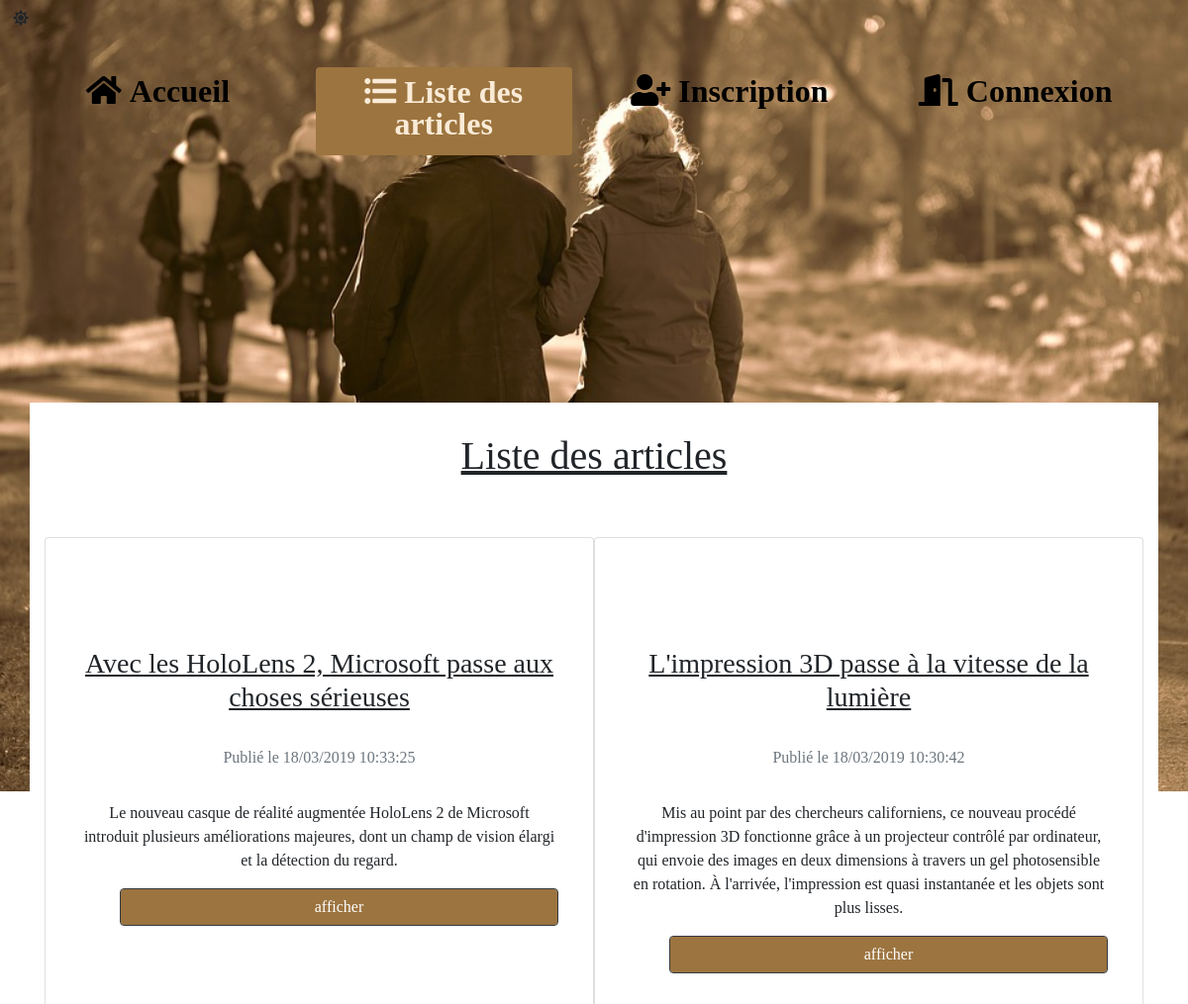
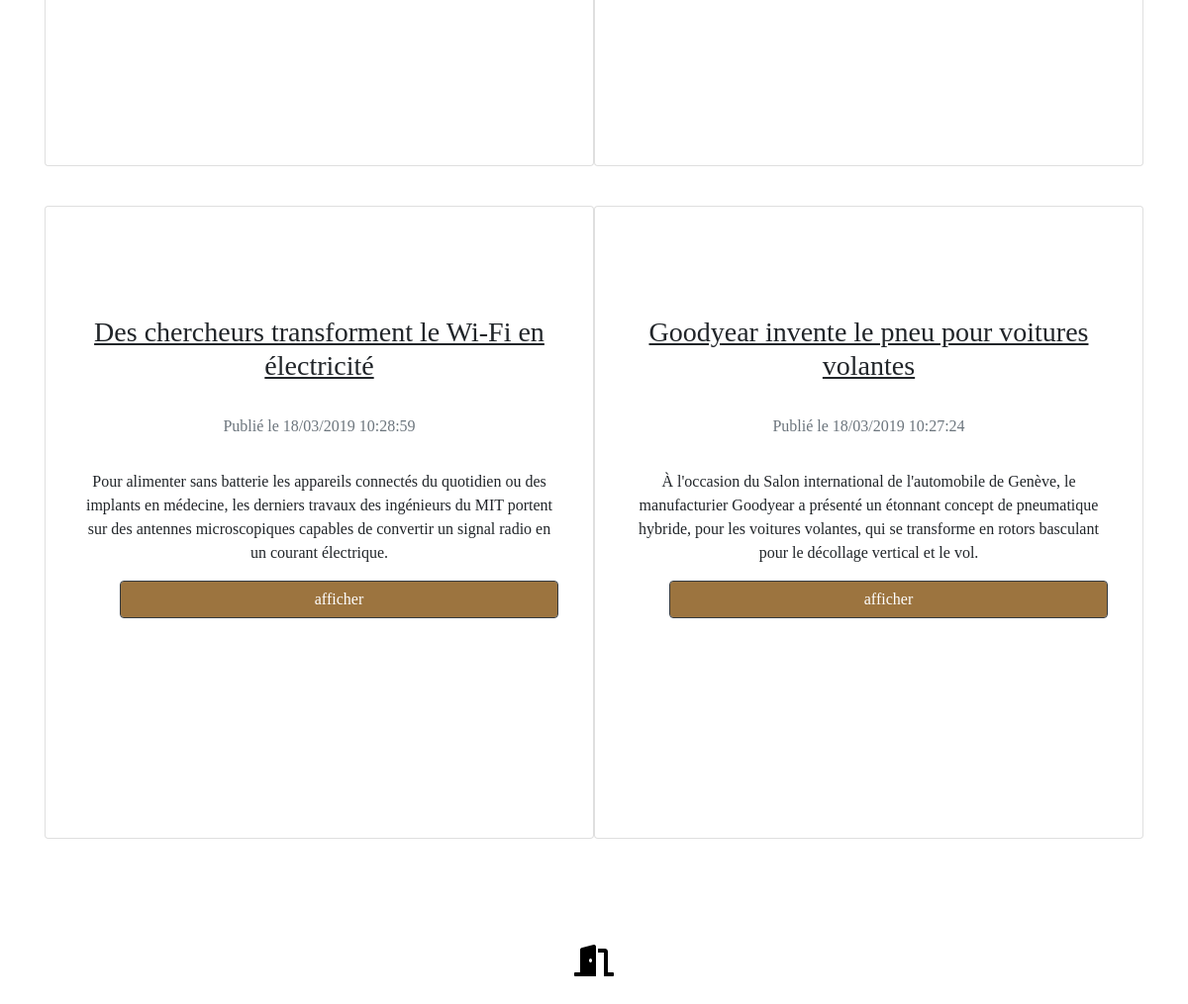
The app's page /?route=liste_des_Articles with its own data (2 pictures, top to bottom).
### tables this page shows
CREATE TABLE IF NOT EXISTS `post` (
  `id` int(11) NOT NULL AUTO_INCREMENT,
  `title` varchar(255) NOT NULL,
  `chapo` text NOT NULL,
  `contained` text NOT NULL,
  `author` varchar(255) NOT NULL,
  `date_post` datetime NOT NULL,
  PRIMARY KEY (`id`)
);

### src/DAO/Database.php (called while the page is built, shortened)
<?php
class Database
{
    private static $myConfig;
    private static $db = NULL;
    private static $sql = 'mysql:host';
    private static $host;
    private static $dbn = 'dbname';
    private static $name;
    private static $charset = 'charset';
    private static $namecharset;
    private static $username;
    private static $pass;
    private static $mode = [PDO::ATTR_ERRMODE => PDO::ERRMODE_WARNING];
    public static function get()
    {
        self::$myConfig = parse_ini_file("config.ini", true);
        self::$name = self::$myConfig['Database']['dbname'];
        self::$host = self::$myConfig['Database']['host'];
        self::$namecharset = self::$myConfig['Database']['charset'];
        self::$username = self::$myConfig['Database']['username'];
        self::$pass = self::$myConfig['Database']['pass'];
        if (!(self::$db instanceof self)) {
            try {
                self::$db = new PDO(self::$sql . '=' . self::$host . ';' . self::$dbn . '=' . self::$name .
                    ';' . self::$charset . '=' . self::$namecharset, self::$username, self::$pass,
                    self::$mode);
            } catch (Exception $e) {
                echo 'Échec de la connexion : ' . $e->getMessage();
                exit;
            }
        }
        return self::$db;
    }
}

### src/Controller/BackController.php (called while the page is built, shortened)
<?php
class BackController
{
    public function isUserConnected()
    {
        return isset($_SESSION['pseudo']);
    }
}

### src/Controller/Frontcontroller.php (called while the page is built, shortened)
<?php
class FrontController
{
    private $view;
    private $post;
    public function __construct()
    {
        $this->post = new Post;
        $this->view = new View;
    }
    public function displayPost()
    {
        $post = $this->post->postSelectDisplay();
        $this->view->render('display_post_list_view', ['post' => $post]);
    }
}

### Public/index.php (called while the page is built, shortened)
<?php
require '../src/DAO/Database.php';
require '../Config/autoloader.php';
$index = new App\Config\Router;
$index->run();

### Config/Autoloader.php (called while the page is built, shortened)
<?php
class Autoloader
{
    public static function autoload($class)
    {
        $class = str_replace('App', '', $class);
        $class = str_replace('\\', '/', $class);
    }
}

### src/DAO/Post.php (called while the page is built, shortened)
<?php
class Post
{
    private $db;
    function __construct()
    {
        $this->db = Database::get();
    }
    public function postSelectDisplay()
    {
        $sql = "SELECT  title,chapo,id,DATE_FORMAT(date_post,'%d/%m/%Y %H:%i:%s')AS datePost
                FROM post ORDER BY date_post DESC ";
        $data = $this->db->prepare($sql);
        $data->execute();
        return $data;
    }
}

### Template/display_post_list_view.php (the view, shortened to what this page needs)
<?php
$this->title = 'Liste des articles';
?>
<div class="container">
    <div class="row">
        <h1 style="text-decoration: underline;margin-top: 30px">Liste des articles</h1>
    </div>
    <div class="row">
        <?php
        while ($donne = $post->fetch()) { ?>
            <div class="card col-lg-6"
                 style="width: 50rem;height: 40rem;margin-top: 20px;margin-bottom: 20px">
                <div class="card-body">
                    <h3 class="card-title"
                        style="margin-top: 90px;text-decoration: underline"><?= $donne['title'] ?></h3>
                    <h6 class="card-subtitle mb-2 text-muted"
                        style="margin-top: 35px">Publié le <?= $donne['datePost'] ?></h6>
                    <p class="card-btn" style="margin-top: 35px"><?= $donne['chapo'] ?></p>
                    <form action='?route=Afficher_un_Article' method='POST' class="form-group">
                        <ul>
                            <li style="list-style-type: none;">
                                <button type='submit' name='display_poste' class="btnColor btn-dark form-control">
                                    afficher
                                </button>
                            </li>
                                   value="<?= $donne['id']; ?>"/></ul>
                    </form>
                </div>
            </div>
        <?php } ?>
    </div>
</div>

### Template/menu.php
<?php
$control = new \App\src\Controller\BackController;
if ($control->isUserConnected() === true) {
    ?>
    <div class="container-fluid" style="background-color: rgba(255, 255, 255,0);">
        <div class="nav">
            <ul class="nav nav-pills col-lg-12">
                <li class="nav-item col-lg-3" style="list-style-type: none;"><a
                            id="menu" <?php if ($_GET['route'] === 'Accueil') {
                        echo 'class="nav-link active"';
                    } ?>
                            href="?route=Accueil"><i class="fas fa-home"> Accueil</i></a></li>
                <li class="nav-item col-lg-3" style="list-style-type: none;"><a
                            id="menu" <?php if ($_GET['route'] === 'liste_des_Articles') {
                        echo 'class="nav-link active"';
                    } ?>
                            href='?route=liste_des_Articles'><i class="fas fa-list-ul"> Liste des articles</i></a></li>
                <li class="nav-item col-lg-3" style="list-style-type: none;"><a
                            id="menu" <?php if ($_GET['route'] === 'Administration') {
                        echo 'class="nav-link active"';
                    } ?>
                            href='?route=Administration'><i class="fas fa-toolbox"> Administration</i></a>
                </li>
                <li class="nav-item col-lg-3" style="list-style-type: none;"><a
                            id="menu" <?php if ($_GET['route'] === 'Connexion') {
                        echo 'class="nav-link active"';
                    } ?>
                            href='?route=Connexion'><i class="fas fa-door-open"> Déconnexion</i></a>
                </li>
            </ul>
        </div>
    </div>
    <?php
} else {
    ?>
    <div class="container-fluid">
        <div class="nav">
            <ul class="nav nav-pills col-lg-12">
                <li class="nav-item col-lg-3" style="list-style-type: none;"><a
                            id="menu" <?php if ($_GET['route'] === 'Accueil') {
                        echo 'class="nav-link active"';
                    } ?>
                            href="?route=Accueil"><i class="fas fa-home"> Accueil</i></a></li>
                <li class="nav-item col-lg-3" style="list-style-type: none;"><a
                            id="menu" <?php if ($_GET['route'] === 'liste_des_Articles') {
                        echo 'class="nav-link active"';
                    } ?>
                            href="?route=liste_des_Articles"><i class="fas fa-list-ul"> Liste des articles</i></a></li>
                <li class="nav-item col-lg-3" style="list-style-type: none;"><a
                            id="menu" <?php if ($_GET['route'] === 'Enregistrement') {
                        echo 'class="nav-link active"';
                    } ?>
                            href="?route=Enregistrement"><i class="fas fa-user-plus"> Inscription</i></a>
                </li>
                <li class="nav-item col-lg-3" style="list-style-type: none;"><a
                            id="menu" <?php if ($_GET['route'] === 'Connexion') {
                        echo 'class="nav-link active"';
                    } ?>
                            href='?route=Connexion'><i class="fas fa-door-open"> Connexion</i></a>
                </li>
            </ul>
        </div>
    </div>
    <?php
}
?>

### Template/footer.php
<?php
$control = new \App\src\Controller\BackController;
if ($control->isUserConnected() === true) {
    ?>
    <div class=" col-lg-12">
        <div class="row">
            <div class="col-sm-2">
                <a href='?route=Connexion'
                   class="footer" id="link">
                    <i class="fas fa-door-open"></i> </a>
            </div>
            <div class="col-sm-2">
                <a href='?route=Administration'
                   class="footer" id="link">
                    <i class="fas fa-toolbox"></i> </a>
            </div>
        </div>
    </div>
    <?php
} else {
    ?>
    <div class="col-lg-12">
        <div class="row">
            <div class="col-sm-2">
                <a href='?route=Connexion'
                   class="footer" id="link">
                    <i class="fas fa-door-open"></i> </a>
            </div>
        </div>
    </div>
<?php }

### Template/home.php (shortened to what this page needs)
<!DOCTYPE html>
<html>
<head>
    <link rel="stylesheet" href="https://stackpath.bootstrapcdn.com/bootstrap/4.2.1/css/bootstrap.min.css"
>
    <link rel="stylesheet" href="../Public/css/view.css"/>
    <link rel="stylesheet" href="../Public/css/view.css"/>
    <link rel="stylesheet" href="https://use.fontawesome.com/releases/v5.7.2/css/all.css"
>
</head>
<body>
<form method="post">
    <button class="btn" value="theme" type="submit"><i class="fas fa-sun"></i></button>
</form>
<header>
    <div id="menu">
        <?= isset($menu) ? $menu : '' ?>
    </div>
</header>
<div class="container">
    <div id="content">
        <?= isset($content) ? $content : '' ?>
    </div>
</div>
<footer>
    <div id="footer">
        <?= isset($footer) ? $footer : '' ?>
    </div>
</footer>
</body>
</html>

### Config/Router.php (shortened to what this page needs)
<?php
class Router
{
    private $front;
    private $control;
    function __construct()
    {
        $this->front = new Frontcontroller;
        $this->control = new BackController;
    }
    public function run()
    {
        if (isset($_GET['route'])) {
            if ($_GET['route'] === 'Enregistrement') {
                $this->front->registration();
            } elseif ($_GET['route'] === 'Accueil') {
                $bool = false;
                $this->front->home($bool);
            } elseif ($_GET['route'] === 'liste_des_Articles') {
                $this->front->displayPost();
            } elseif ($_GET['route'] === 'Connexion') {
                $this->front->connect();
            } elseif ($_GET['route'] === 'Afficher_un_Article') {
                $this->front->displayPostList($_POST['id']);
            } elseif ($_GET['route'] === 'Validation_de_Suppression') {
                $this->control->deleteConfirm($_POST['id']);
            } elseif ($_GET['route'] === 'Confirmation_Ajout_Utilisateur') {
                $this->control->adminTrueUser($_POST['id']);
            } elseif ($_GET['route'] === 'supprimer_utilisateur') {
                $this->control->adminUserTrue($_POST['id']);
            } elseif ($_GET['route'] === 'deconnexion') {
                $this->control->logOut($_POST['deco']);
            } elseif ($_GET['route'] === 'Validation_de_commentaire') {
                $this->control->adminTrueCommentary($_POST['id']);
            } elseif ($_GET['route'] === 'Administration') {
                $bool = false;
                $this->control->admin($bool);
            } elseif ($_GET['route'] === 'Refuser_Commentaire') {
                $this->control->deleteCommentary($_POST['id']);
            }
        } else {
            $bool = false;
            $this->front->home($bool);
        }
    }
}

### src/Model/View.php (shortened to what this page needs)
<?php
class View
{
    private $title;
    public function render($template, $data = [])
    {
        $this->myConfig = parse_ini_file("config.ini", true);
        $this->template = $this->myConfig['View']['template'];
        $this->php = $this->myConfig['View']['extension'];
        $this->home = $this->myConfig['View']['nameFile'];
        $this->menu = $this->myConfig['View']['menu'];
        $this->footer = $this->myConfig['View']['footer'];
        $this->file = $this->template . $template . $this->php;
        $this->footer = $this->template . $this->footer . $this->php;
        $this->menu = $this->template . $this->menu . $this->php;
        $menu = $this->renderFile($this->menu, $data);
        $footer = $this->renderFile($this->footer, $data);
        $content = $this->renderFile($this->file, $data);
        $view = $this->renderFile($this->template . $this->home . $this->php, [
            'title' => $this->title,
            'content' => $content,
            'footer' => $footer,
            'menu' => $menu
        ]);
        echo $view;
    }
    private function renderFile($file, $data)
    {
        if (file_exists($file)) {
            extract($data);
            require $file;
            return ob_get_clean();
        } else {
            echo 'Fichier inexistant';
        }
    }
}

### Public/css/view.css (style rules this page uses)
.container-fluid, .row, .container { justify-content: center; align-items: center; margin-top: 30px; text-align: center; }
.btnColor { background-color: #9c743f; }
body { background-image: url("../../Public/img/back3.jpg"); background-repeat: no-repeat; background-size: 100%; background-attachment: fixed; font-family: "Merriweather", Georgia, serif; }
.container { background-color: beige; margin-top: 250px; margin-bottom: 80px; background-color: rgba(255, 255, 255, 1); }
footer { margin-top: 50px; margin-bottom: 50px; }
.footer, #link { font-family: "Source Sans Pro", Helvetica, sans-serif; font-size: xx-large; text-decoration: none; font-style: oblique; }
#menu { font-family: "Source Sans Pro", Helvetica, sans-serif; font-size: xx-large; text-decoration: none; font-style: oblique; }
.nav-pills .nav-link.active, .nav-pills .show > .nav-link { background-color: #9c743f; color: antiquewhite; }
a { color: black; }

### records on screen
post: title "Avec les HoloLens 2, Microsoft passe aux choses sérieuses", datePost "18/03/2019 10:33:25", chapo "Le nouveau casque de réalité augmentée HoloLens 2 de Microsoft introduit plusieurs améliorations majeures, dont un champ de vision élargi et la détection du regard."
post: title "L'impression 3D passe à la vitesse de la lumière", datePost "18/03/2019 10:30:42", chapo "Mis au point par des chercheurs californiens, ce nouveau procédé d'impression 3D fonctionne grâce à un projecteur contrôlé par ordinateur, qui envoie des images en deux dimensions à travers un gel photosensible en rotation. À l'arrivée, l'impression est quasi instantanée et les objets sont plus lisses."
post: title "Des chercheurs transforment le Wi-Fi en électricité", datePost "18/03/2019 10:28:59", chapo "Pour alimenter sans batterie les appareils connectés du quotidien ou des implants en médecine, les derniers travaux des ingénieurs du MIT portent sur des antennes microscopiques capables de convertir un signal radio en un courant électrique."
post: title "Goodyear invente le pneu pour voitures volantes", datePost "18/03/2019 10:27:24", chapo "À l'occasion du Salon international de l'automobile de Genève, le manufacturier Goodyear a présenté un étonnant concept de pneumatique hybride, pour les voitures volantes, qui se transforme en rotors basculant pour le décollage vertical et le vol."
